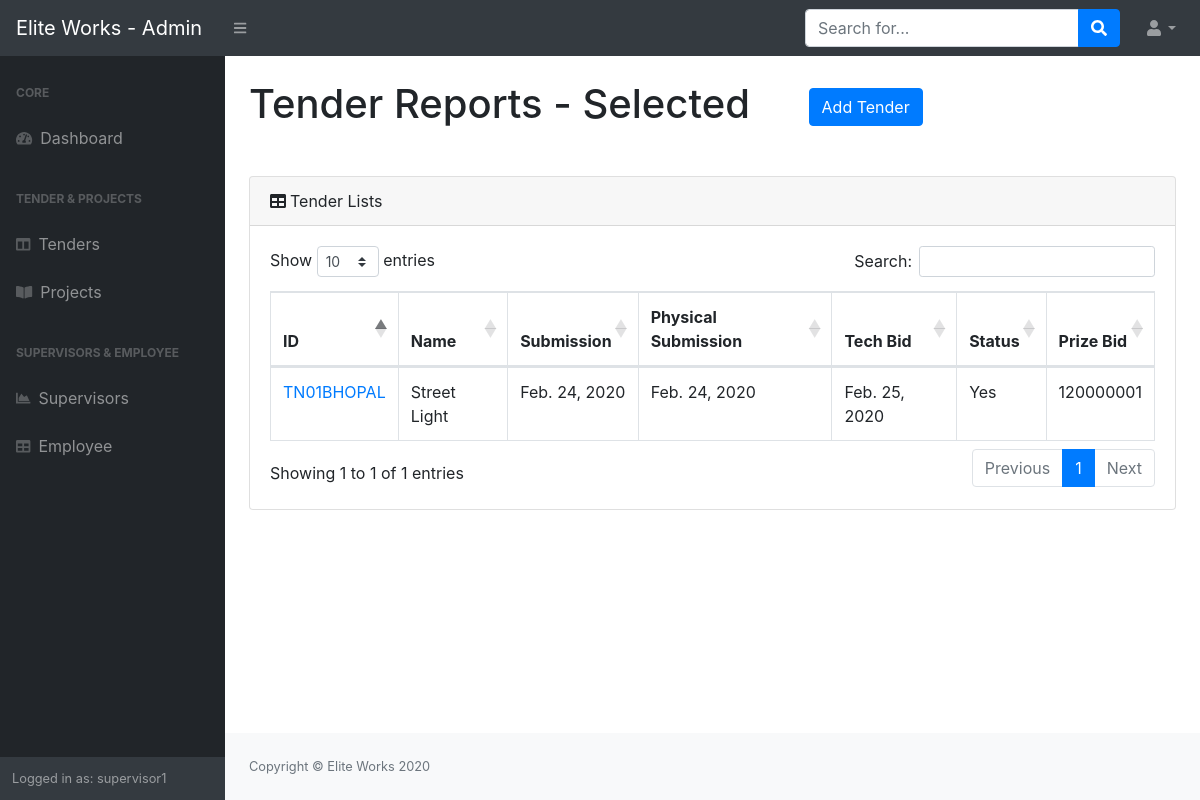
Page /my_tender/ (signed in) on the committed database.
### projects/models.py (models this page shows, shortened)
class Tender(models.Model):
    tender_number = models.CharField('Tender Number',max_length=500)
    tender_name = models.CharField('Name of Work',max_length=500)
    tender_submission_date = models.DateField('Tender Submission Date',default=timezone.now)
    tender_purchase_reciept = models.FileField('Tender Purchase Reciept')
    tender_confirmation_reciept = models.FileField('Tender Confirmation Reciept')
    physical_submission_date = models.DateField('Physical Submission Date',default=timezone.now)
    tech_bid_opening_date = models.DateField('Technical Bid Opening Bid',default=timezone.now)
    Yes = 'Yes'
    No = 'No'
    status = [(Yes, 'Yes'),(No, 'No')]
    bid_status = models.CharField('Bid Status',max_length=10,choices=status,default=No)
    prize_bid = models.CharField('Prize Bid',max_length=50)
    class Meta:
        verbose_name = 'Tender Lists'
        verbose_name_plural = 'Tender Lists'

### projects/views.py (the view)
# urls.py: path('my_tender/',project_view.my_tender,name='my_tender'),
@login_required
def my_tender(request):
    tender_list = Tender.objects.filter(bid_status='Yes')
    context = {
        'tender_list': tender_list
    }
    return render(request,'projects/my_tender.html',context)

### projects/templates/projects/my_tender.html (shortened to what this page needs)
{% load static %}
<!DOCTYPE html>
<html lang="en">
    <head>
        <link href="{% static 'projects/css/styles.css' %}" rel="stylesheet" />
        <link href="https://cdn.datatables.net/1.10.20/css/dataTables.bootstrap4.min.css" rel="stylesheet" />
    </head>
    <body class="sb-nav-fixed">
        <nav class="sb-topnav navbar navbar-expand navbar-dark bg-dark">
            <a class="navbar-brand" href="index.html">Elite Works - Admin</a><button class="btn btn-link btn-sm order-1 order-lg-0" id="sidebarToggle" href="#"><i class="fas fa-bars"></i></button
            >
            <form class="d-none d-md-inline-block form-inline ml-auto mr-0 mr-md-3 my-2 my-md-0">
                <div class="input-group">
                    <input class="form-control" type="text" placeholder="Search for..." aria-label="Search" aria-describedby="basic-addon2" />
                    <div class="input-group-append">
                        <button class="btn btn-primary" type="button"><i class="fas fa-search"></i></button>
                    </div>
                </div>
            </form>
            <ul class="navbar-nav ml-auto ml-md-0">
                <li class="nav-item dropdown">
                    <a class="nav-link dropdown-toggle" id="userDropdown" href="#" role="button" data-toggle="dropdown" aria-haspopup="true" aria-expanded="false"><i class="fas fa-user fa-fw"></i></a>
                </li>
            </ul>
        </nav>
        <div id="layoutSidenav">
            <div id="layoutSidenav_nav">
                <nav class="sb-sidenav accordion sb-sidenav-dark" id="sidenavAccordion">
                    <div class="sb-sidenav-menu">
                        <div class="nav">
                            <div class="sb-sidenav-menu-heading">Core</div>
                            <a class="nav-link" href="/"
                                ><div class="sb-nav-link-icon"><i class="fas fa-tachometer-alt"></i></div>
                                Dashboard</a
                            >
                            <div class="sb-sidenav-menu-heading">Tender & Projects</div>
                            <a class="nav-link collapsed" href="#" data-target="#collapseLayouts" aria-expanded="false" aria-controls="collapseLayouts"
                                ><div class="sb-nav-link-icon"><i class="fas fa-columns"></i></div>
                                Tenders
                            </a>
                            <a class="nav-link collapsed" href="#" data-target="#collapsePages" aria-expanded="false" aria-controls="collapsePages"
                                ><div class="sb-nav-link-icon"><i class="fas fa-book-open"></i></div>
                                Projects
                            </a>
                            <div class="sb-sidenav-menu-heading">Supervisors & Employee</div>
                            <a class="nav-link" href="charts.html"
                                ><div class="sb-nav-link-icon"><i class="fas fa-chart-area"></i></div>
                                Supervisors</a
                            ><a class="nav-link" href="tables.html"
                                ><div class="sb-nav-link-icon"><i class="fas fa-table"></i></div>
                                Employee</a>
                        </div>
                    </div>
                    <div class="sb-sidenav-footer">
                        <div class="small">Logged in as:  {{request.user}}</div>
                    </div>
                </nav>
            </div>
            <div id="layoutSidenav_content">
                <main>
                    <div class="container-fluid">
                        <h1 class="mt-4 mb-5 mr-5">Tender Reports - Selected <a href="/add_tender"><button type="button" class=" ml-5 btn btn-primary">Add Tender</button></a></h1>
                        <div class="card mb-4">
                            <div class="card-header"><i class="fas fa-table mr-1"></i>Tender Lists</div>
                            <div class="card-body">
                                <div class="table-responsive">
                                    <table class="table table-bordered" id="dataTable" width="100%" cellspacing="0">
                                        <thead>
                                            <tr>
                                                <th>ID</th>
                                                <th>Name</th>
                                                <th>Submission</th>
                                                <th>Physical Submission</th>
                                                <th>Tech Bid</th>
                                                <th>Status</th>
                                                <th>Prize Bid</th>
                                            </tr>
                                        </thead>
                                        <tbody>
                                            {%for tender in tender_list%}
                                            <tr>
                                                <td><a href="/tender/{{tender.id}}">{{tender.tender_number}}</a></td>
                                                <td>{{tender.tender_name}}</td>
                                                <td>{{tender.tender_submission_date}}</td>
                                                <td>{{tender.physical_submission_date}}</td>
                                                <td>{{tender.tech_bid_opening_date}}</td>
                                                <td>{{tender.bid_status}}</td>
                                                <td>{{tender.prize_bid}}</td>
                                            </tr>
                                            {%endfor%}
                                        </tbody>
                                    </table>
                                </div>
                            </div>
                        </div>
                    </div>
                </main>
                <footer class="py-4 bg-light mt-auto">
                    <div class="container-fluid">
                        <div class="d-flex align-items-center justify-content-between small">
                            <div class="text-muted">Copyright &copy; Elite Works 2020</div>
                        </div>
                    </div>
                </footer>
            </div>
        </div>
    </body>
</html>

### rows in the picture
Tender: tender_number "TN01BHOPAL", tender_name "Street Light", tender_submission_date "Feb. 24, 2020", physical_submission_date "Feb. 24, 2020", tech_bid_opening_date "Feb. 25, 2020", bid_status "Yes", prize_bid "120000001"

### other values in the picture
{{ request.user }} "supervisor1"
